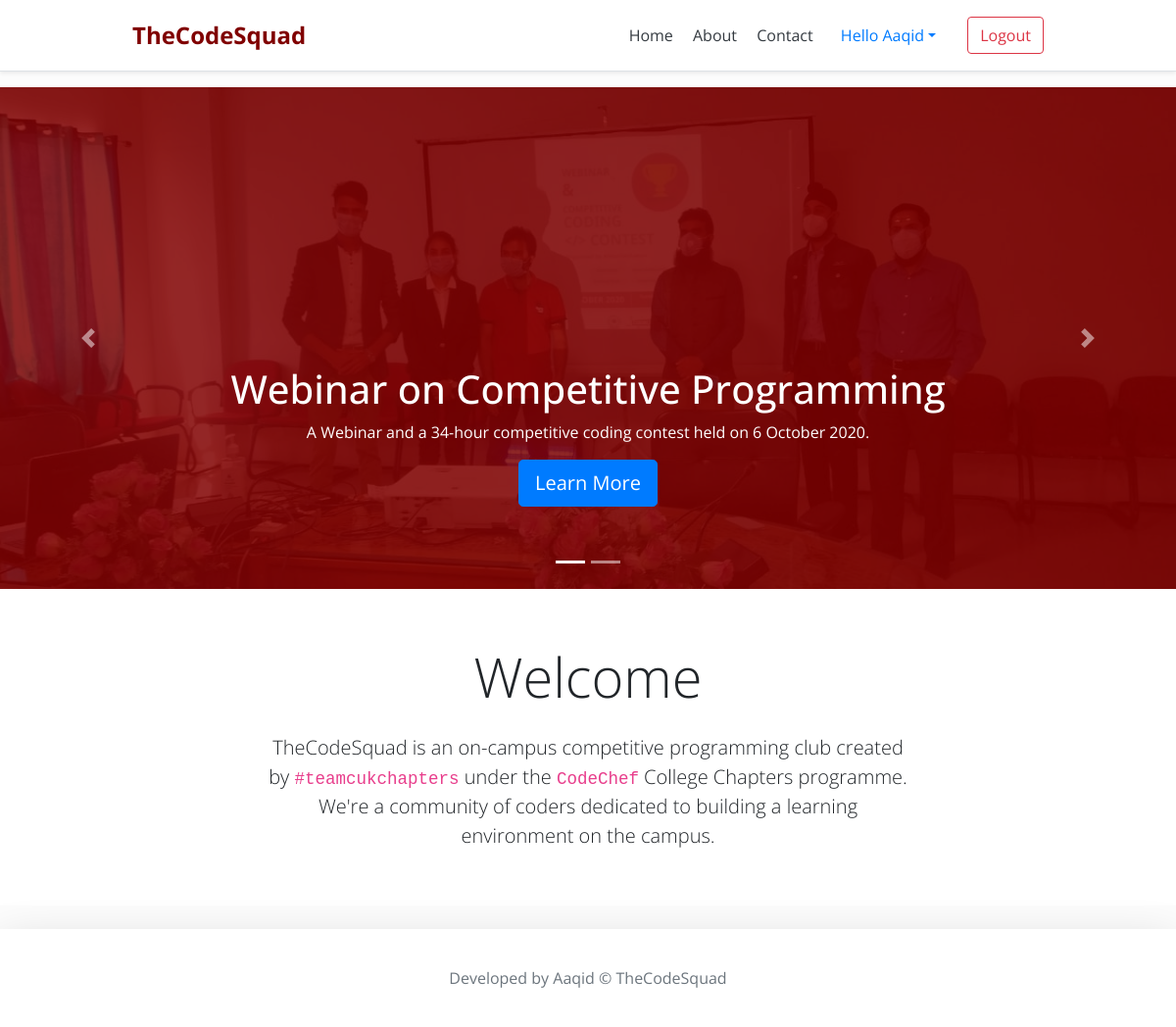
The page / (signed in) on the database its author committed.
### account/models.py (models this page shows, shortened)
class Account(AbstractBaseUser):
	email 					= models.EmailField(verbose_name="email", max_length=60, unique=True)
	username 				= models.CharField(max_length=30, unique=True)
	date_joined				= models.DateTimeField(verbose_name='date joined', auto_now_add=True)
	last_login				= models.DateTimeField(verbose_name='last login', auto_now=True)
	is_admin				= models.BooleanField(default=False)
	is_active				= models.BooleanField(default=True)
	is_staff				= models.BooleanField(default=False)
	is_superuser			= models.BooleanField(default=False)
	firstname				= models.CharField(max_length=60)
	lastname				= models.CharField(max_length=60)
	contactnumber			= models.CharField(max_length=10, unique=True)
	department				= models.CharField(max_length=120)
	branch					= models.CharField(max_length=30)
	batch					= models.CharField(max_length=30)
	graduationyear			= models.CharField(max_length=30)
	USERNAME_FIELD = 'email'
	REQUIRED_FIELDS = [
		'username',
		'firstname',
		'lastname',
		'contactnumber',
		'department',
		'branch',
		'batch',
		'graduationyear',
	]
	objects = AccountManager()

### event/models.py (models this page shows, shortened)
class Event(models.Model):
	title 							= models.CharField(max_length=255, null=False, blank=False)
	sub_title 						= models.CharField(max_length=255, null=False, blank=False)
	description						= models.TextField(max_length=255, null=False, blank=False)
	photograph	 					= models.ImageField(upload_to=upload_location,null=False, blank=False)
	date_published 					= models.DateTimeField(auto_now_add=True, verbose_name="date published")
	date_updated 					= models.DateTimeField(auto_now=True, verbose_name="date updated")

### base/views.py (the view)
# urls.py: path('', home_view, name="home"),
def home_view(request):
	events = Event.objects.all()
	context = {
		"events":events,
	}
	return render(request, 'base/index.html', context)

### base/templates/base/index.html (shortened to what this page needs)
{% extends 'base.html' %}
{% load static %}
{% block content %}
<main role="main">
  <div id="myCarousel" class="carousel slide" data-ride="carousel">
    <ol class="carousel-indicators">
      {% for event in events %}
      <li data-target="#myCarousel" data-slide-to="{{forloop.counter0}}" class="{% if forloop.counter0 == 0 %}active{% endif %}"></li>
      {% endfor %}
    </ol>
    <div class="carousel-inner i-bg">
      {% for event in events %}
      <div class="carousel-item {% if forloop.counter0 == 0 %}active{% endif %}">
         <img src="{{event.photograph.url}}" class="c-img"  alt="the code squad event photograph" >
        <div class="container">
          <div class="carousel-caption text-center">
            <h1>{{event.title}}</h1>
            <p>{{event.sub_title}}</p>
            <p><a class="btn btn-lg btn-primary" href="#">Learn More</a></p>
          </div>
        </div>
      </div>
      {% endfor %}
    </div>
    <a class="carousel-control-prev" href="#myCarousel" role="button" data-slide="prev">
      <span class="carousel-control-prev-icon" aria-hidden="true"></span>
    </a>
    <a class="carousel-control-next" href="#myCarousel" role="button" data-slide="next">
      <span class="carousel-control-next-icon" aria-hidden="true"></span>
    </a>
  </div>
	<div class="main-container pt-0 pb-3 mx-auto text-center">
	<div class="pricing-header px-3 py-3 pt-md-5 pb-md-4 mx-auto text-center">
	  <h3 class="display-4 pt-2 pb-3">Welcome</h3>
	  <p class="lead">TheCodeSquad is an on-campus competitive programming club created by <code> #teamcukchapters</code> under the <code>CodeChef</code> College Chapters programme. We're a community of coders dedicated to building a learning environment on the campus.</p>
	</div>
	</div>
{% endblock content %}

### templates/snippets/header.html (shortened to what this page needs)
<link rel="stylesheet" href="https://cdn.jsdelivr.net/npm/bootstrap@4.6.0/dist/css/bootstrap.min.css">
<div class="d-flex flex-column flex-md-row align-items-center p-3 px-md-4 mb-3 bg-white border-bottom shadow-sm">
	<div class="d-flex flex-column flex-md-row align-items-center container">
	{% if request.user.is_authenticated %}
		<h5 class="my-0 mr-md-auto h4 font-weight-bold" id="thecodesquad">TheCodeSquad</h5>
		<nav class="my-2 my-md-0 mr-md-3">
		    <a class="p-2 text-dark" href="{% url 'home' %}">Home</a>
		    <a class="p-2 text-dark" href="{% url 'about' %}">About</a>
		    <a class="p-2 text-dark" href="{% url 'contact' %}">Contact</a>
			<li style="display: inline-block;" class="nav-item dropdown">
				<a class="nav-link dropdown-toggle" href="#" id="dropdown01" data-toggle="dropdown" aria-haspopup="true" aria-expanded="false">Hello {{ request.user.firstname}}</a>
			</li>
		 </nav>
		  <a class="btn btn-outline-danger" href="{% url 'logout' %}">Logout</a>
	{% endif  %}
	</div>
</div>

### templates/snippets/header.html (style rules this page uses)
html { font-size: 14px; }
@media (min-width: 768px) { html { font-size: 16px; } }
.container { max-width: 960px; }
.pricing-header { max-width: 700px; }
#thecodesquad { color: #800000; }

### templates/snippets/base_css.html (style rules this page uses)
body { background-color: #fcfcfc; font-family: 'Open Sans', sans-serif; width: 100%; overflow-x: hidden; }

### base/templates/base/index.html (style rules this page uses)
.main-container { max-width: 100vw; background-color: #ffffff; }
.carousel { margin-bottom: 0rem; }
.carousel-caption { bottom: 3rem; z-index: 10; }
.carousel-item { height: 32rem; }
.carousel-item > img { position: absolute; top: 0; left: 0; min-width: 100%; height: 32rem; }
.i-bg { background-color: #800000; }
.c-img { opacity: 15%; object-fit: cover; width: 50px; height: 100px; }

### rows shown on the page
Account: user.firstname "Aaqid"
Event: photograph (picture), title "Webinar on Competitive Programming", sub_title "A Webinar and a 34-hour competitive coding contest held on 6 October 2020."
